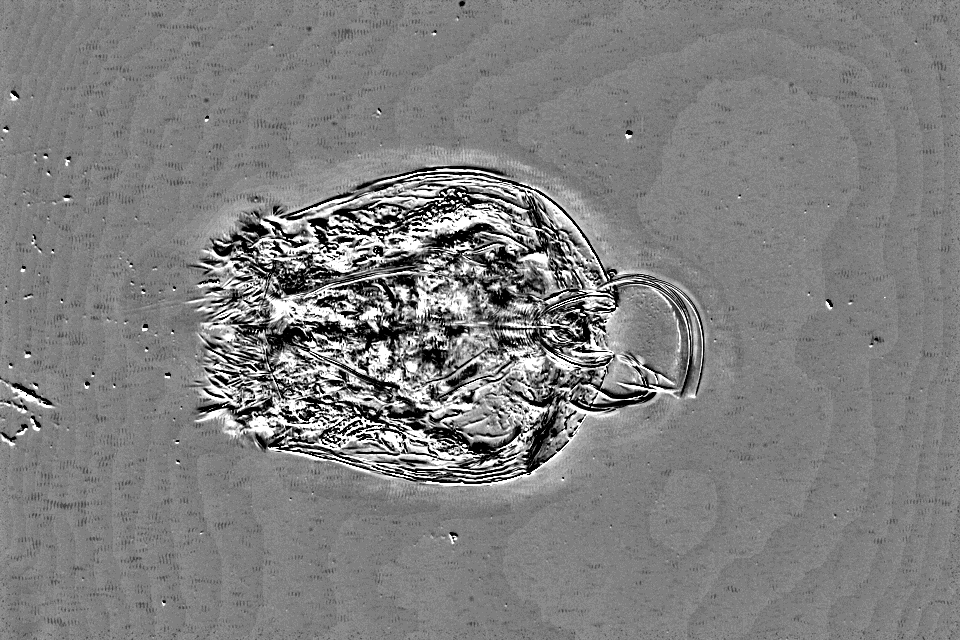
#> input picture test4_wave_residual.png, 960 x 640 px
$ python -i metrics.py   (imports and definitions only)   (older library calls are emulated)
#> lines starting #> are read from the running program, lines starting #| are printed output that depends on the picture
#> further down, picture is the input picture: shape (640, 960, 3); min 0, max 255, mean 128
### src/biopic/imaging/stacking/focus_metrics.py
"""Focus metrics for microscopy focus stacking."""

from __future__ import annotations

from enum import StrEnum

import numpy as np
from scipy import ndimage


class FocusMetric(StrEnum):
    """Supported local sharpness metrics."""

    LAPLACIAN = "laplacian"
    MODIFIED_LAPLACIAN = "modified_laplacian"
    TENEGRAD = "tenengrad"
    SCHARR = "scharr"
    BRENNER = "brenner"
    LOCAL_VARIANCE = "local_variance"
    WAVELET = "wavelet"


# [25 lines left out: function focus_measure, not called in this run]


def to_luminance(image: np.ndarray) -> np.ndarray:
    """Convert an image to luminance without changing scientific source data."""
    array = np.asarray(image)
    if array.ndim == 2:
        return array
    if array.ndim == 3 and array.shape[-1] >= 3:
        rgb = array[..., :3].astype(np.float32, copy=False)
        return rgb[..., 0] * 0.2126 + rgb[..., 1] * 0.7152 + rgb[..., 2] * 0.0722
    while array.ndim > 2:
        array = array[0]
    return array


# [40 lines left out: functions _modified_laplacian, _local_variance, _scharr_energy, _brenner_gradient, _wavelet_energy, not called in this run]

### src/biopic/sharpness_comparison/metrics.py
"""Sharpness evaluation metrics."""

from __future__ import annotations

import cv2
import numpy as np
from scipy import ndimage

from biopic.imaging.stacking.focus_metrics import to_luminance


def metric_ids() -> list[str]:
    return [
        "modified_laplacian",
        "tenengrad",
        "laplacian",
        "scharr",
        "brenner",
        "local_variance",
        "wavelet",
    ]


def display_name(metric_id: str) -> str:
    return {
        "modified_laplacian": "Modified Laplacian score",
        "tenengrad": "Tenengrad score",
        "laplacian": "Laplacian variance",
        "scharr": "Scharr energy",
        "brenner": "Brenner gradient",
        "local_variance": "Local variance",
        "wavelet": "Wavelet energy",
    }.get(metric_id, metric_id)


def evaluate_metrics(
    image: np.ndarray,
    mask: np.ndarray | None = None,
    *,
    gaussian_sigma: float = 0.0,
) -> dict[str, float]:
    """Evaluate all supported relative sharpness metrics for one result image."""
    gray = to_luminance(image).astype(np.float32, copy=False)
    if gray.max(initial=0.0) > 1.5:
        gray = gray / np.iinfo(image.dtype).max if np.issubdtype(image.dtype, np.integer) else gray
    if gaussian_sigma > 0:
        gray = ndimage.gaussian_filter(gray, sigma=gaussian_sigma, mode="reflect")
    region = mask if mask is not None else np.ones(gray.shape, dtype=bool)
    region = region.astype(bool, copy=False)
    if not np.any(region):
        region = np.ones(gray.shape, dtype=bool)
    return {
        "modified_laplacian": _mean(_modified_laplacian(gray), region),
        "tenengrad": _mean(_tenengrad(gray), region),
        "laplacian": float(np.var(cv2.Laplacian(gray, cv2.CV_32F, ksize=3)[region])),
        "scharr": _mean(_scharr(gray), region),
        "brenner": _mean(_brenner(gray, 2), region),
        "local_variance": _mean(_local_variance(gray, 9), region),
        "wavelet": _mean(_wavelet_energy(gray), region),
    }


def automatic_foreground_mask(images: list[np.ndarray]) -> np.ndarray:
    """Return a shared foreground-ish mask for all generated results."""
    gray_stack = np.stack([to_luminance(image).astype(np.float32) for image in images], axis=0)
    gray = np.median(gray_stack, axis=0)
    smooth = ndimage.gaussian_filter(gray, sigma=8.0, mode="reflect")
    detail = np.abs(gray - smooth)
    high = float(np.percentile(detail, 95.0))
    if high <= 1e-8:
        return np.ones(gray.shape, dtype=bool)
    mask = detail > high * 0.18
    mask = ndimage.binary_dilation(mask, iterations=8)
    mask = ndimage.binary_fill_holes(mask)
    return mask.astype(bool)


def _mean(values: np.ndarray, mask: np.ndarray) -> float:
    return float(np.mean(values[mask])) if np.any(mask) else float(np.mean(values))


def _modified_laplacian(gray: np.ndarray) -> np.ndarray:
    kx = np.array([[0, 0, 0], [-1, 2, -1], [0, 0, 0]], dtype=np.float32)
    ky = kx.T
    return np.abs(ndimage.convolve(gray, kx, mode="reflect")) + np.abs(
        ndimage.convolve(gray, ky, mode="reflect")
    )


def _tenengrad(gray: np.ndarray) -> np.ndarray:
    sx = ndimage.sobel(gray, axis=1, mode="reflect")
    sy = ndimage.sobel(gray, axis=0, mode="reflect")
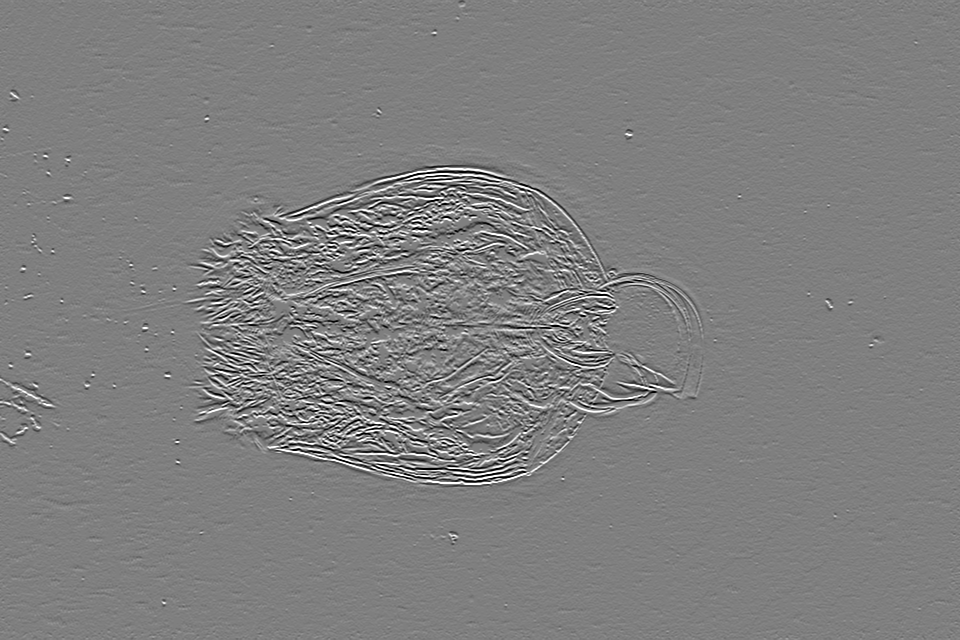
#> sy: shape (640, 960) float32; min -4, max 4, mean 4.72e-05; drawn with min black and max white
    return sx * sx + sy * sy


def _scharr(gray: np.ndarray) -> np.ndarray:
    sx = cv2.Scharr(gray, cv2.CV_32F, 1, 0)
    sy = cv2.Scharr(gray, cv2.CV_32F, 0, 1)
    return sx * sx + sy * sy


def _brenner(gray: np.ndarray, offset: int) -> np.ndarray:
#> called with offset = 2
    out = np.zeros_like(gray, dtype=np.float32)
#> out: shape (640, 960) float32; every value is 0
    dx = gray[:, offset:] - gray[:, :-offset]
    dy = gray[offset:, :] - gray[:-offset, :]
    out[:, :-offset] += dx * dx
    out[:-offset, :] += dy * dy
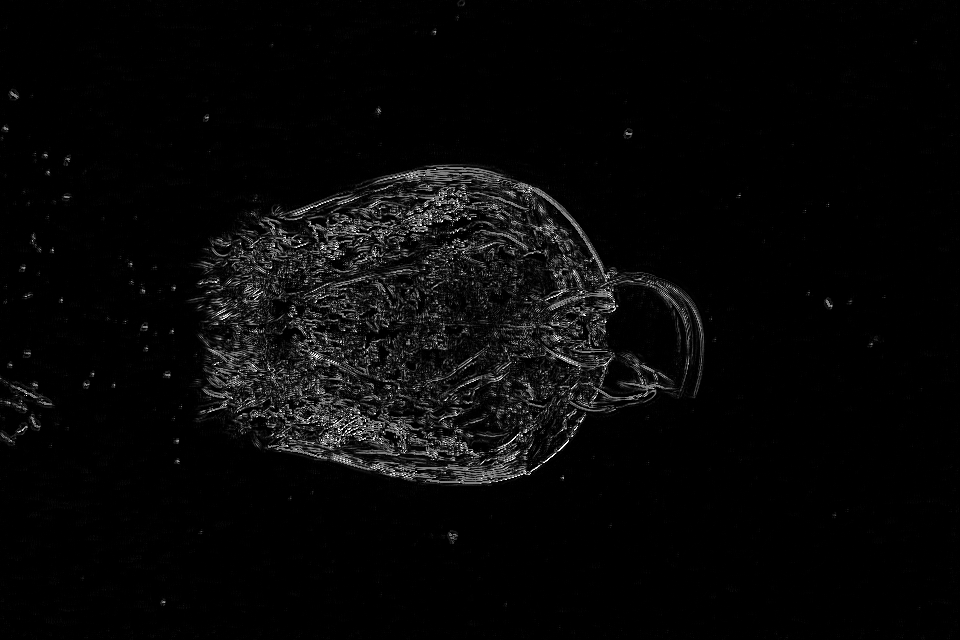
#> out: shape (640, 960) float32; min 0, max 2, mean 0.0629; drawn with min black and max white
    return out


def _local_variance(gray: np.ndarray, window_size: int) -> np.ndarray:
#> called with window_size = 9
    mean = ndimage.uniform_filter(gray, size=window_size, mode="reflect")
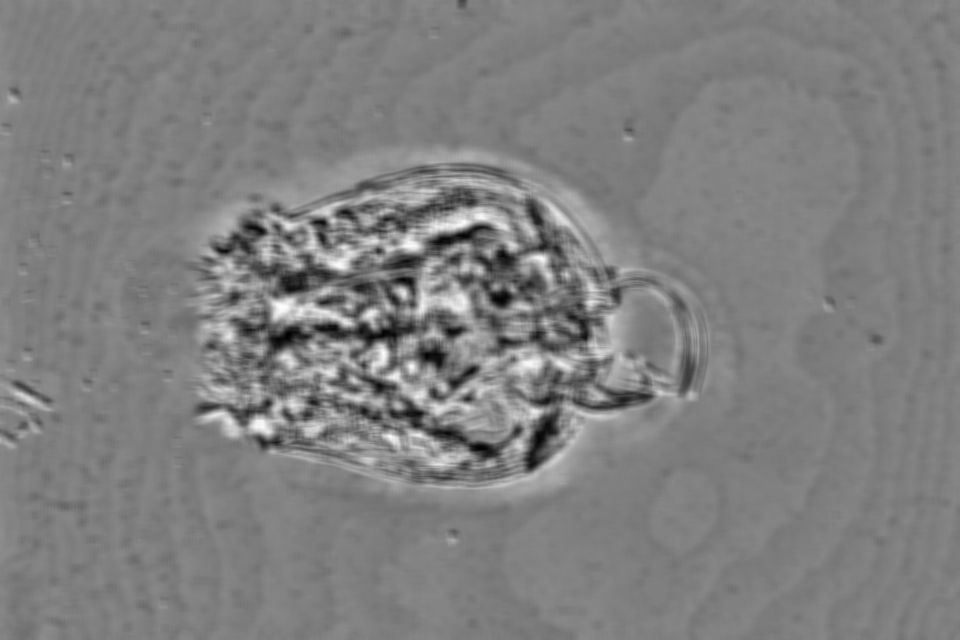
#> mean: shape (640, 960) float32; min 0.00479, max 0.998, mean 0.502
    mean_sq = ndimage.uniform_filter(gray * gray, size=window_size, mode="reflect")
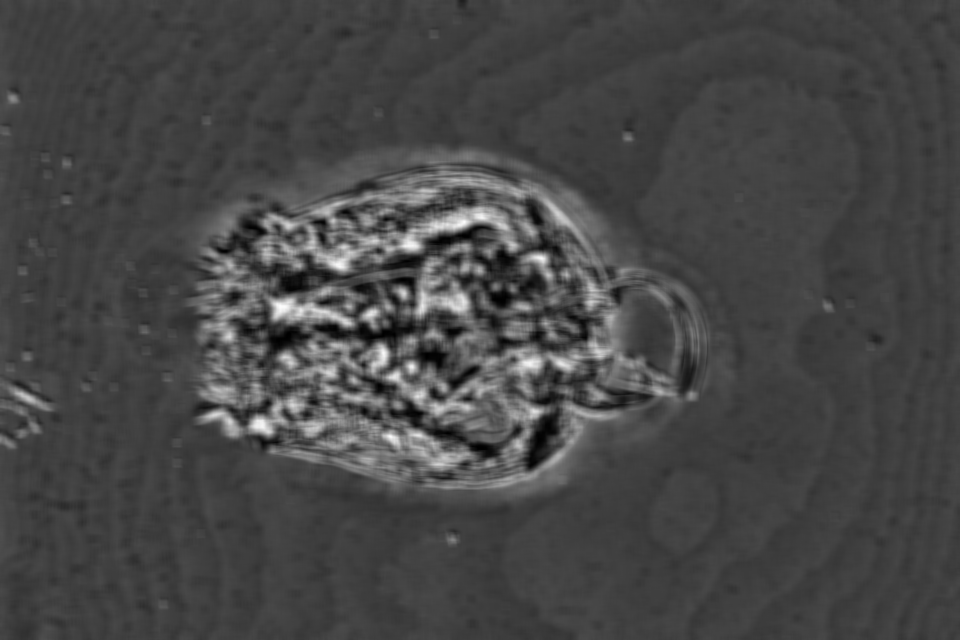
#> mean_sq: shape (640, 960) float32; min 0.000316, max 0.996, mean 0.279
    return np.maximum(mean_sq - mean * mean, 0.0)


def _wavelet_energy(gray: np.ndarray) -> np.ndarray:
    horizontal = gray[:, 1::2] - gray[:, ::2][:, : gray[:, 1::2].shape[1]]
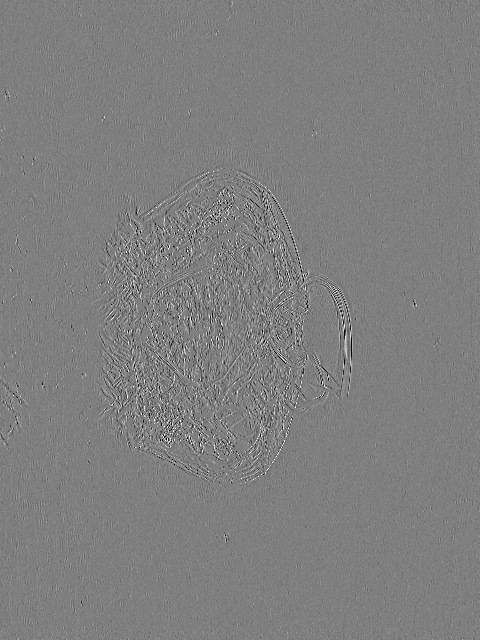
#> horizontal: shape (640, 480) float32; min -1, max 1, mean -0.000228; drawn with min black and max white
    vertical = gray[1::2, :] - gray[::2, :][: gray[1::2, :].shape[0], :]
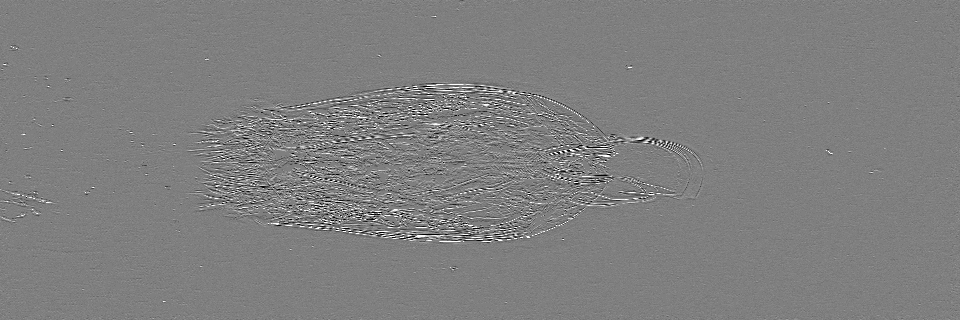
#> vertical: shape (320, 960) float32; min -1, max 1, mean 0.000417; drawn with min black and max white
    energy = np.zeros_like(gray, dtype=np.float32)
    energy[:, : horizontal.shape[1]] += horizontal * horizontal
    energy[: vertical.shape[0], :] += vertical * vertical
    return ndimage.uniform_filter(energy, size=3, mode="reflect")
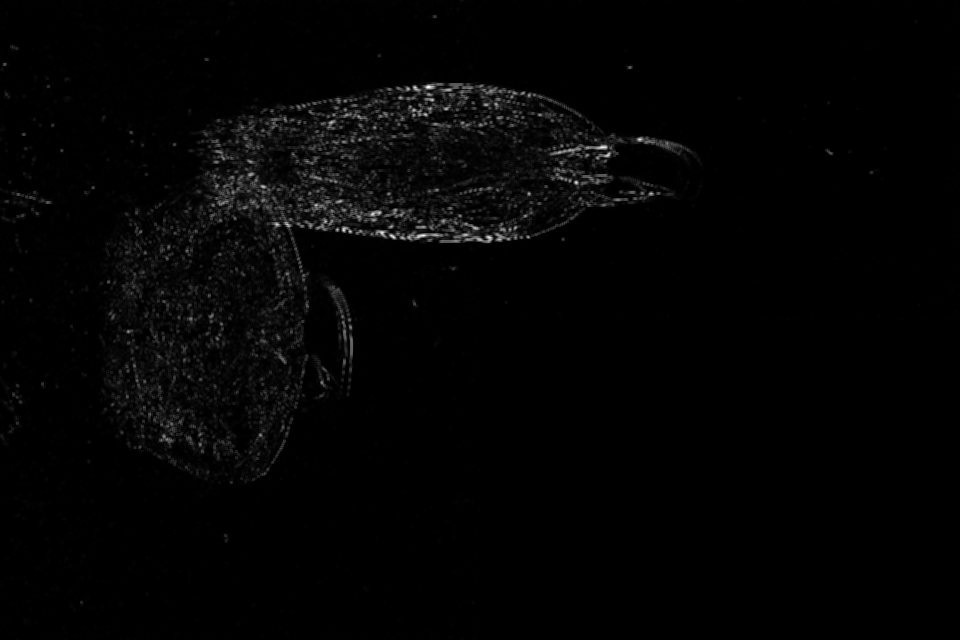
#> returned value: shape (640, 960) float32; min 0, max 0.985, mean 0.0159

>>> import cv2
>>> picture = cv2.imread('../../../test4_wave_residual.png')
>>> result = evaluate_metrics(picture)
#> result = {'modified_laplacian': 0.172, 'tenengrad': 0.729, 'laplacian': 0.758, 'scharr': 12.46, 'brenner': 0.0629, 'local_variance': 0.0208, 'wavelet': 0.0159}
